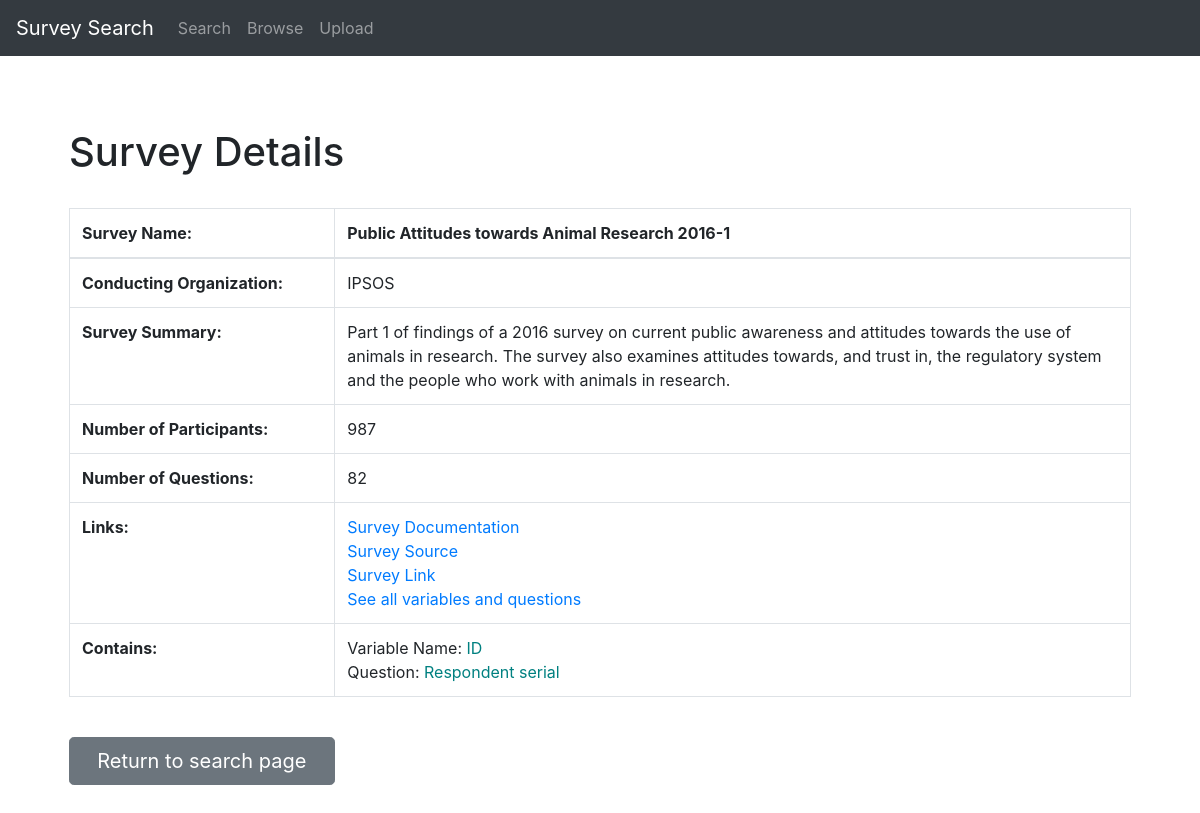
Page /search/1/ on the committed database.
### search/models.py (models this page shows, shortened)
class SurveyDetails(models.Model):
    survey_num = models.IntegerField(db_column='survey_num', primary_key = True)
    survey_key = models.CharField(db_column = 'survey_key', max_length = 500)
    survey_name = models.CharField(db_column='survey_name', max_length = 1000)
    num_participants = models.IntegerField(db_column='num_participants')
    org_conduct = models.CharField(db_column='org_conduct', max_length = 1000)
    num_questions = models.IntegerField(db_column='num_questions')
    data_link = models.CharField(db_column='data_link', max_length = 1000)
    doc_link = models.CharField(db_column='doc_link', max_length = 1000)
    source_link = models.CharField(db_column='source_link', max_length = 1000)
    summary = models.CharField(db_column='summary', max_length = 3000)
    survey_questions_document = models.FileField(db_column="document", upload_to="documents/")
    class Meta:
        db_table = 'survey_details_new'

class SurveyQuestions(models.Model):
    row_num = models.IntegerField(db_column='row_num', primary_key = True)
    survey_key = models.CharField(db_column = 'survey_key', max_length = 500)
    var_name = models.CharField(db_column='var_name', max_length = 200)
    var_text = models.CharField(db_column='var_text', max_length = 1000)
    class Meta:
        db_table = 'survey_questions'

### search/views.py (the view)
# urls.py: path('<int:pk>/', views.DetailView.as_view(), name='question_detail'),
class DetailView(generic.DetailView):
    template_name = 'search/detail.html'
    model = SurveyQuestions
    def get_context_data(self, **kwargs):
        context = super(DetailView, self).get_context_data(**kwargs)
        context.update({
            'Survey_Details_List': SurveyDetails.objects.all(),
        })
        return context

### search/templates/search/detail.html (shortened to what this page needs)
{% extends 'base_other.html' %}
{% block content%}
<h1>Survey Details</h1>
{% for details in Survey_Details_List %}
{% if details.survey_key == surveyquestions.survey_key %}
<table class="table table-bordered table-hover">
  <thead>
  <tr>
    <th class="w-25">Survey Name:</th>
    <th>{{ details.survey_name }}</th>
  </tr>
  </thead>
  <tbody>
  <tr>
    <th scope="row">Conducting Organization:</th>
    <td>{{ details.org_conduct }}</td>
  </tr>
  <tr>
    <th scope="row">Survey Summary:</th>
    <td>{{ details.summary }}</td>
  </tr>
  <tr>
    <th scope="row">Number of Participants:</th>
    <td>{{ details.num_participants }}</td>
  </tr>
  <tr>
    <th scope="row">Number of Questions:</th>
    <td colspan="2">{{ details.num_questions | urlize }}</td>
  </tr>
  <tr>
    <th scope="row">Links:</th>
    <td colspan="2">
      {% if details.doc_link != 'NA' %}
      <a href = "{ details.doc_link | urlize }" >Survey Documentation</a></br>
      {% endif %}
      {% if details.source_link != 'NA' %}
      <a href = " { details.source_link | urlize }">Survey Source</a></br>
      {% endif %}
      {% if details.data_link != 'NA' %}
      <a href = "{ details.data_link | urlize }" > Survey Link</a></br>
      {% endif %}
      <a href="{% url 'search:question_detail_list' details.survey_num %}">See all variables and questions</a>
    </td>
  </tr>
  <tr>
    <th scope="row">Contains:</th>
    <td colspan="2">Variable Name: <font color = 'teal'>{{ surveyquestions.var_name }}</font></br>
      Question: <font color = 'teal'>{{ surveyquestions.var_text }}</b></font>
    </td>
  </tr>
  </tbody>
</table>
{% endif %}
{% endfor %}
<br>
<form action="{% url 'search:index' %}">
  <input class = "btn btn-lg btn-secondary w-25" type="submit" action = "{% url 'search:index' %}" value="Return to search page" />
</form>
{% endblock%}

### search/static/css/starter-template.css (style rules this page uses)
body { padding-top: 5rem; }

### rows in the picture
SurveyDetails: survey_name "Public Attitudes towards Animal Research 2016-1", org_conduct "IPSOS", summary "Part 1 of findings of a 2016 survey on current public awareness and attitudes towards the use of animals in research. The survey also examines attitudes towards, and trust in, the regulatory system and the people who work with animals in research.", num_participants "987", num_questions "82", shows "Survey Documentation", shows "Survey Source", shows "Survey Link"
SurveyQuestions: var_name "ID", var_text "Respondent serial"
